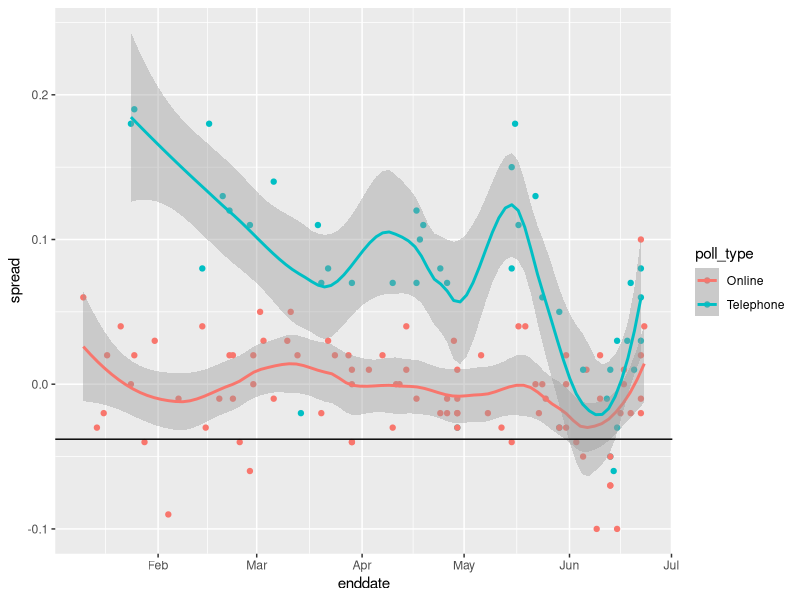
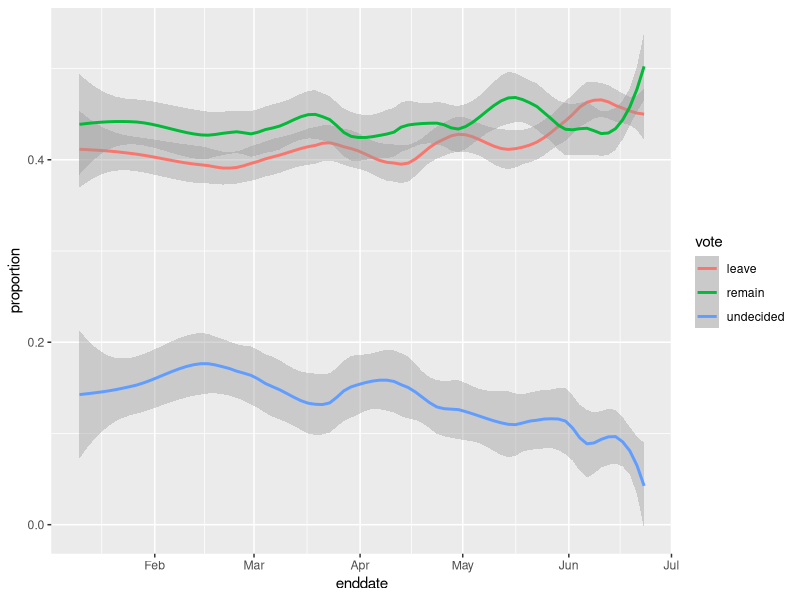

Write the R code that produced these figures, in order.
# suggested libraries
library(tidyverse)

# load brexit_polls object and add x_hat column
library(dslabs)
data(brexit_polls)
brexit_polls <- brexit_polls %>%
  mutate(x_hat = (spread + 1)/2)

# final proportion voting "Remain"
p <- 0.481

brexit_hit <- brexit_polls %>%
  mutate(p_hat = (spread + 1)/2,
         se_spread = 2*sqrt(p_hat*(1-p_hat)/samplesize),
         spread_lower = spread - qnorm(.975)*se_spread,
         spread_upper = spread + qnorm(.975)*se_spread,
         hit = spread_lower < -0.038 & spread_upper > -0.038) %>%
  select(poll_type, hit) 

table<-table(brexit_hit$poll_type,brexit_hit$hit)
chisq<-table %>%  chisq.test()
table
chisq$p.value
odds_online <- ((48 / 85) /  (37 / 85))
odds_phone <- ((10 / 42) /  (32 / 42))
#odds_online/odds_phone

brexit_polls%>%ggplot(aes(enddate,spread,colour = poll_type)) + geom_point() + geom_smooth(method = "loess",span=0.4) + geom_hline(yintercept=-0.038)
brexit_long <- brexit_polls %>%
  gather(vote, proportion, "remain":"undecided") %>%
  mutate(vote = factor(vote))
brexit_long%>%ggplot(aes(enddate,proportion,colour=vote)) + geom_smooth(method = "loess",span=0.3)
